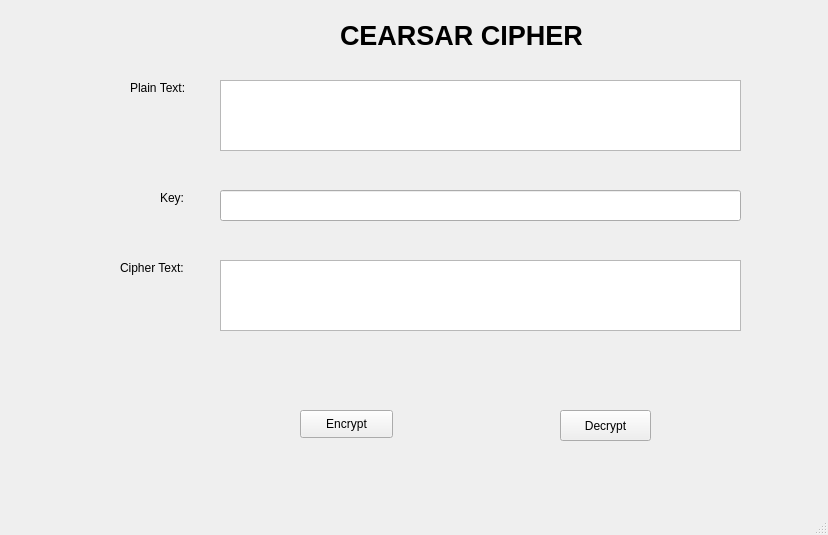
<?xml version="1.0" encoding="UTF-8"?>
<ui version="4.0">
 <class>MainWindow</class>
 <widget class="QMainWindow" name="MainWindow">
  <property name="geometry">
   <rect>
    <x>0</x>
    <y>0</y>
    <width>828</width>
    <height>535</height>
   </rect>
  </property>
  <property name="windowTitle">
   <string>MainWindow</string>
  </property>
  <widget class="QWidget" name="centralwidget">
   <widget class="QLabel" name="label">
    <property name="geometry">
     <rect>
      <x>340</x>
      <y>20</y>
      <width>311</width>
      <height>31</height>
     </rect>
    </property>
    <property name="minimumSize">
     <size>
      <width>111</width>
      <height>16</height>
     </size>
    </property>
    <property name="font">
     <font>
      <pointsize>20</pointsize>
      <weight>75</weight>
      <bold>true</bold>
     </font>
    </property>
    <property name="text">
     <string>CEARSAR CIPHER</string>
    </property>
   </widget>
   <widget class="QLabel" name="label_2">
    <property name="geometry">
     <rect>
      <x>130</x>
      <y>80</y>
      <width>61</width>
      <height>16</height>
     </rect>
    </property>
    <property name="text">
     <string>Plain Text:</string>
    </property>
   </widget>
   <widget class="QLabel" name="label_3">
    <property name="geometry">
     <rect>
      <x>160</x>
      <y>190</y>
      <width>31</width>
      <height>16</height>
     </rect>
    </property>
    <property name="text">
     <string>Key:</string>
    </property>
   </widget>
   <widget class="QLabel" name="label_4">
    <property name="geometry">
     <rect>
      <x>120</x>
      <y>260</y>
      <width>71</width>
      <height>16</height>
     </rect>
    </property>
    <property name="text">
     <string>Cipher Text:</string>
    </property>
   </widget>
   <widget class="QPushButton" name="btn_encrypt">
    <property name="geometry">
     <rect>
      <x>300</x>
      <y>410</y>
      <width>93</width>
      <height>28</height>
     </rect>
    </property>
    <property name="text">
     <string>Encrypt</string>
    </property>
   </widget>
   <widget class="QPushButton" name="btn_decrypt">
    <property name="geometry">
     <rect>
      <x>560</x>
      <y>410</y>
      <width>91</width>
      <height>31</height>
     </rect>
    </property>
    <property name="text">
     <string>Decrypt</string>
    </property>
   </widget>
   <widget class="QTextEdit" name="txt_plain_text">
    <property name="geometry">
     <rect>
      <x>220</x>
      <y>80</y>
      <width>521</width>
      <height>71</height>
     </rect>
    </property>
   </widget>
   <widget class="QLineEdit" name="txt_key">
    <property name="geometry">
     <rect>
      <x>220</x>
      <y>190</y>
      <width>521</width>
      <height>31</height>
     </rect>
    </property>
   </widget>
   <widget class="QTextEdit" name="txt_Cipher_Text">
    <property name="geometry">
     <rect>
      <x>220</x>
      <y>260</y>
      <width>521</width>
      <height>71</height>
     </rect>
    </property>
    <property name="readOnly">
     <bool>false</bool>
    </property>
   </widget>
  </widget>
  <widget class="QMenuBar" name="menubar">
   <property name="geometry">
    <rect>
     <x>0</x>
     <y>0</y>
     <width>828</width>
     <height>26</height>
    </rect>
   </property>
  </widget>
  <widget class="QStatusBar" name="statusbar"/>
 </widget>
 <resources/>
 <connections/>
</ui>
